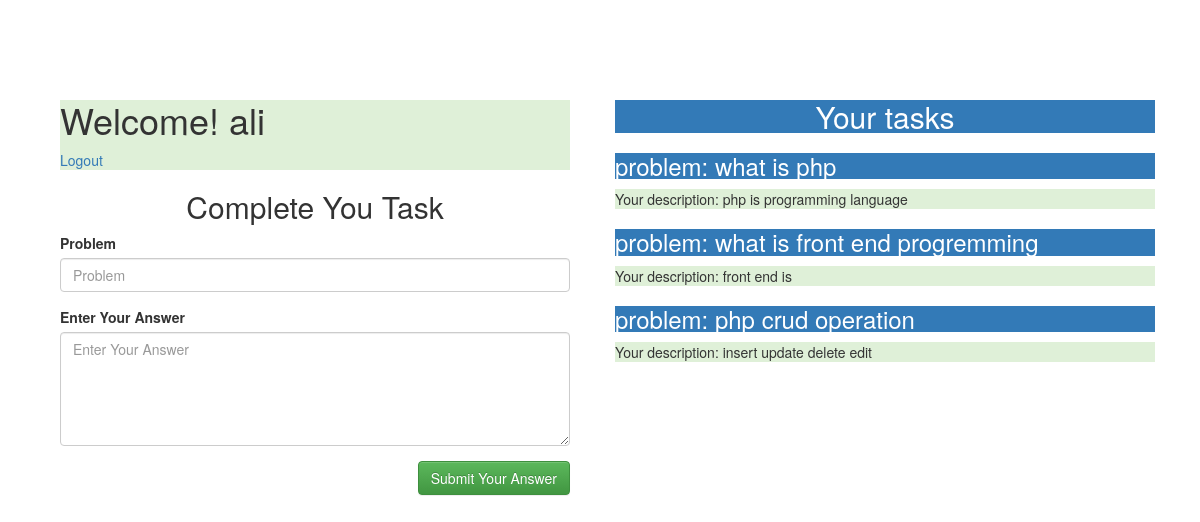
Page /welcome.php (signed in) on the committed database.
### tables this page shows
CREATE TABLE `tasks` (
  `id` int(11) NOT NULL,
  `user_id` int(11) NOT NULL,
  `problem` varchar(255) NOT NULL,
  `description` text NOT NULL,
  `status` text NOT NULL
);

### welcome.php (the view, shortened to what this page needs)
<?php
$conn = mysqli_connect("localhost","root","","login_register");
$user_id =$_SESSION["id"];
$qry = "SELECT problem,description FROM tasks WHERE user_id = '$user_id' ";
$result = mysqli_query($conn,$qry);
?>
<!DOCTYPE html>
<html>
<head>
	<link rel="stylesheet" href="https://maxcdn.bootstrapcdn.com/bootstrap/3.3.7/css/bootstrap.min.css">
	<link rel="stylesheet" href="https://maxcdn.bootstrapcdn.com/bootstrap/3.3.7/css/bootstrap-theme.min.css">
	<link rel="stylesheet" href="css/aos.css" />
</head>
<body>
	<br><br><br><br>
	<div class="container">
	<div class="col-md-6">
		<form action="" method="post">
			<div class="col-md-12">
				<div class="text-light bg-success">
					<h1>Welcome! <?php echo $_SESSION['name']; ?></h1> <a href="index.php">Logout</a>
				</div>
				<div><h2 class="text-center">Complete You Task</h2></div>
				<div class="form-group">
					<label>Problem</label>
					<input class="form-control" type="text" name="problem" placeholder="Problem">
				</div>
				<div class="form-group">
					<label>Enter Your Answer</label>
					<textarea class="form-control" type="text" name="description" rows="5" cols="50" placeholder="Enter Your Answer"></textarea>
				</div>
				<div class="form-group">
						<input class="btn btn-success pull-right" type="submit" id="btnsubmit" name="answer" value="Submit Your Answer">
					</div>
			</div>
		</form>
	</div>
	<div class="col-md-6">
	  <h2 class="text-center text-light bg-primary">Your tasks</h2>
	  <div>
	        <?php
			 while($row=mysqli_fetch_assoc($result))
            {
             ?>
             <div class="bg-primary"><h3>problem: <?php echo $row["problem"]; ?></h3></div>
             <div class="bg-success"> <p>Your description:  <?php echo $row["description"]; ?></p></div>
             <?php   }    ?>
	  </div>
	</div>
	</div>
</body>
</html>

### rows in the picture
tasks: problem "what is php", description "php is programming language"
tasks: problem "what is front end progremming", description "front end is"
tasks: problem "php crud operation", description "insert update delete edit"

### other values in the picture
$_SESSION['name'] "ali"
